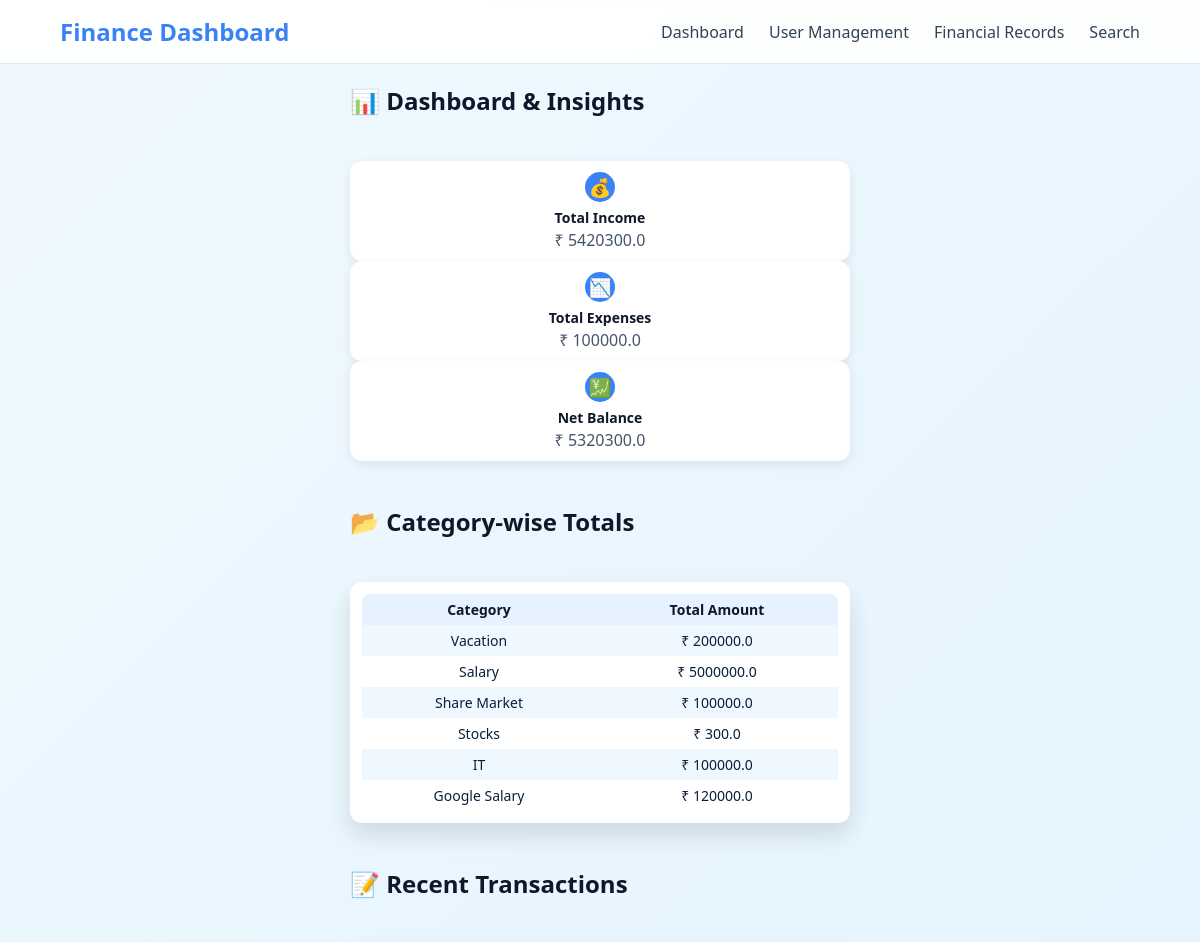
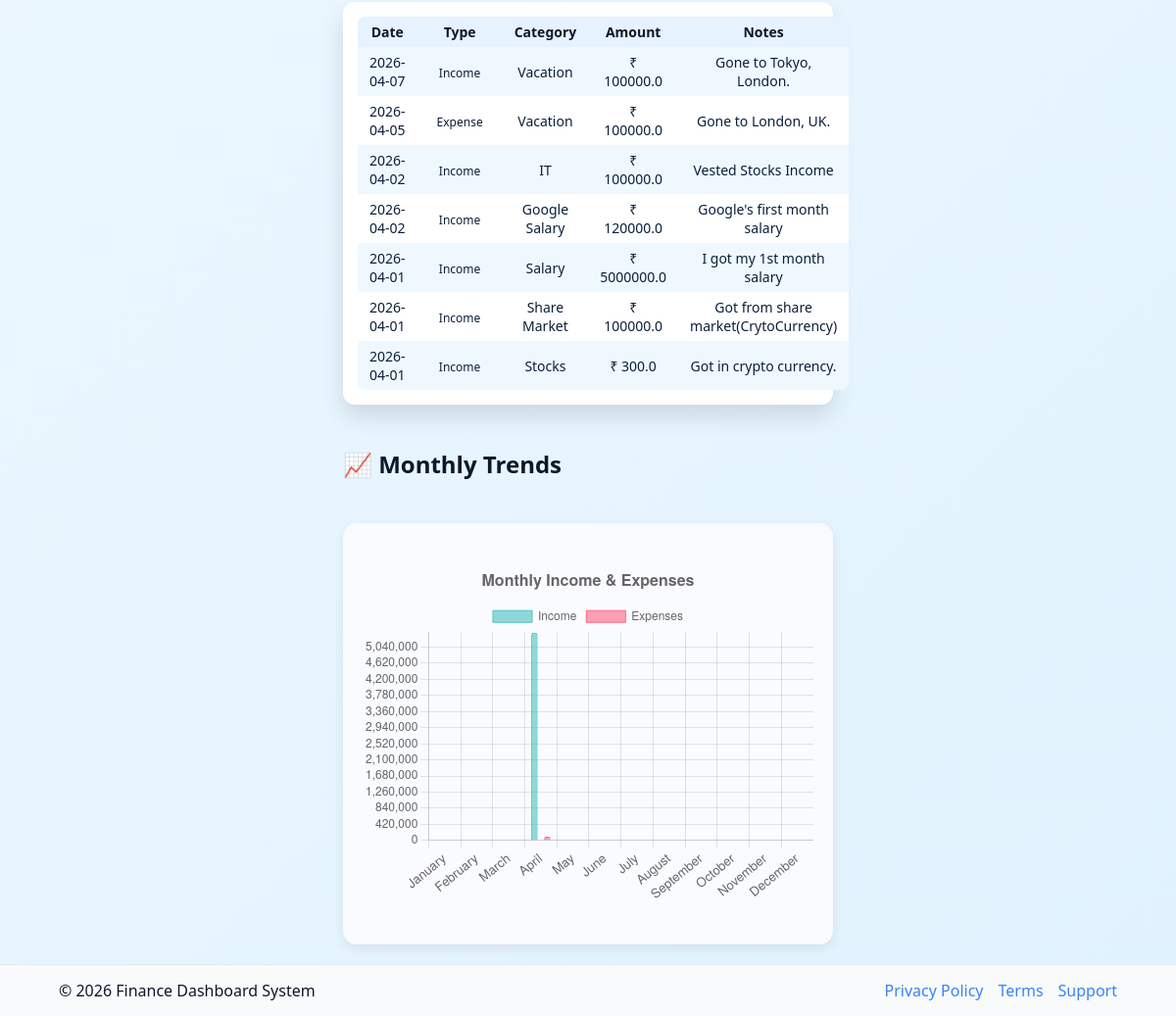
Screenshot of /admin/insights (signed in) with the database file from the repository (2 pictures, top to bottom).
### app/models.py (models this page shows)
class Record(db.Model):
    id = db.Column(db.Integer, primary_key=True)
    amount = db.Column(db.Float, nullable=False)
    type = db.Column(db.String(10), nullable=False)
    category = db.Column(db.String(50))
    date = db.Column(db.Date, nullable=False)
    notes = db.Column(db.String(200))
    user_id = db.Column(db.Integer, db.ForeignKey("user.id"))
    user_id = db.Column(db.Integer, db.ForeignKey("user.id"))
    user = db.relationship("User", back_populates="records")

### app/routes.py (the view)
            def decorated(*args, **kwargs):
                if "role" not in session:
                    return redirect(url_for("login"))
                if session["role"] not in allowed_roles:
                    flash("Access denied!", "error")
                    return redirect(url_for("home"))
                return func(*args, **kwargs)

### app/templates/admin_insights.html (shortened to what this page needs)
{% extends "base.html" %}
{% block content %}
<div class="container mt-4">
    <h2 class="mb-4">📊 Dashboard & Insights</h2>
    <br>
<br>
<div class="row g-3">
    <div class="col-lg-4 col-md-6 col-sm-12">
        <div class="card dashboard-card small-card bg-success text-white">
            <div class="icon-circle">💰</div>
            <h5>Total Income</h5>
            <p>₹ {{ total_income }}</p>
        </div>
    </div>
    <div class="col-lg-4 col-md-6 col-sm-12">
        <div class="card dashboard-card small-card bg-danger text-white">
            <div class="icon-circle">📉</div>
            <h5>Total Expenses</h5>
            <p>₹ {{ total_expenses }}</p>
        </div>
    </div>
    <div class="col-lg-4 col-md-12 col-sm-12">
        <div class="card dashboard-card small-card bg-info text-white">
            <div class="icon-circle">💹</div>
            <h5>Net Balance</h5>
            <p>₹ {{ net_balance }}</p>
        </div>
    </div>
</div>
<br>
<br>
    <div class="mt-5">
        <h2 class="mb-3">📂 Category-wise Totals</h2>
        <br>
<br>
        <div class="card category-card shadow-sm p-2">
            <div class="table-responsive">
                <table class="table table-borderless table-hover mb-0">
                    <thead class="table-light">
                        <tr>
                            <th class="py-2">Category</th>
                            <th class="py-2 text-end">Total Amount</th>
                        </tr>
                    </thead>
                    <tbody>
                        {% for category, total in category_totals.items() %}
                        <tr>
                            <td class="py-2">{{ category }}</td>
                            <td class="py-2 text-end">₹ {{ total }}</td>
                        </tr>
                        {% endfor %}
                    </tbody>
                </table>
            </div>
        </div>
    </div>
    <br>
<br>
    <div class="mt-5">
        <h2 class="mb-3">📝 Recent Transactions</h2>
<br><br>
<div class="card recent-card shadow-sm p-3">
    <div class="table-responsive">
        <table class="table table-borderless table-hover mb-0">
            <thead class="table-light">
                <tr>
                    <th>Date</th>
                    <th>Type</th>
                    <th>Category</th>
                    <th class="text-end">Amount</th>
                    <th>Notes</th>
                </tr>
            </thead>
            <tbody>
                {% for record in recent_records %}
                <tr>
                    <td data-label="Date">{{ record.date.strftime("%Y-%m-%d") }}</td>
                    <td data-label="Type">
                        {% if record.type == 'income' %}
                            <span class="badge bg-success">Income</span>
                        {% else %}
                            <span class="badge bg-danger">Expense</span>
                        {% endif %}
                    </td>
                    <td data-label="Category">{{ record.category }}</td>
                    <td data-label="Amount" class="text-end">
                        ₹ {{ record.amount }}
                    </td>
                    <td data-label="Notes">{{ record.notes }}</td>
                </tr>
                {% endfor %}
            </tbody>
        </table>
    </div>
</div>
    <br>
<br>
    <div class="mt-5">
        <h2 class="mb-3">📈 Monthly Trends</h2>
        <br>
<br>
        <div class="card shadow-sm p-4 monthly-chart-card">
            <canvas id="monthlyChart" style="width:100%; height:350px;"></canvas>
        </div>
    </div>
</div>
{% block scripts %}
<script>
document.addEventListener("DOMContentLoaded", function() {
    const ctx = document.getElementById('monthlyChart').getContext('2d');
    const months = {{ monthly_income.keys()|list|tojson }};
    const incomeData = {{ monthly_income.values()|list|tojson }};
    const expenseData = {{ monthly_expense.values()|list|tojson }};
    new Chart(ctx, {
        type: 'bar',
        data: {
            labels: months,
            datasets: [
                {
                    label: 'Income',
                    data: incomeData.map(x => x || 0),
                    backgroundColor: 'rgba(75, 192, 192, 0.6)',
                    borderColor: 'rgba(75, 192, 192, 1)',
                    borderWidth: 1,
                    borderRadius: 4,
                    barPercentage: 0.5
                },
                {
                    label: 'Expenses',
                    data: expenseData.map(x => x || 0),
                    backgroundColor: 'rgba(255, 99, 132, 0.6)',
                    borderColor: 'rgba(255, 99, 132, 1)',
                    borderWidth: 1,
                    borderRadius: 4,
                    barPercentage: 0.5
                }
            ]
        },
        options: {
            responsive: true,
            maintainAspectRatio: false,
            plugins: {
                legend: { position: 'top' },
                title: { display: true, text: 'Monthly Income & Expenses', font: { size: 16 } },
                tooltip: { mode: 'index', intersect: false }
            },
            scales: {
                y: { beginAtZero: true, ticks: { stepSize: 500 } },
                x: { ticks: { font: { size: 13 } } }
            }
        }
    });
});
</script>
{% endblock %}
{% endblock %}

### app/templates/base.html (style rules this page uses)
* { margin: 0; padding: 0; box-sizing: border-box; }
html, body { height: 100%; width: 100%; overflow-x: hidden; font-family: 'Segoe UI', sans-serif; background: linear-gradient(135deg, #F0F9FF, #E0F2FE); color: #0F172A; }
body { display: flex; flex-direction: column; min-height: 100vh; }
.card { width: 100%; background: white; border-radius: 20px; padding: 40px 20px; text-align: center; box-shadow: 0 12px 25px rgba(0,0,0,0.12); transition: 0.3s; }
.icon-circle { width: 100px; height: 100px; border-radius: 50%; background: #3B82F6; color: white; display: flex; justify-content: center; align-items: center; font-size: 50px; margin: 0 auto 25px; }
.card p { color: #475569; margin-bottom: 20px; }

### app/templates/admin_insights.html (style rules this page uses)
.dashboard-card.small-card { padding: 8px 10px; min-height: 100px; }
.dashboard-card.small-card .icon-circle { width: 30px; height: 30px; font-size: 18px; margin-bottom: 6px; }
.dashboard-card.small-card h5 { font-size: 14px; margin-bottom: 2px; }
.dashboard-card.small-card p { font-size: 16px; margin-bottom: 0; }
.dashboard-card { padding: 12px 15px; display: flex; flex-direction: column; justify-content: center; align-items: center; text-align: center; border-radius: 12px; box-shadow: 0 4px 12px rgba(0,0,0,0.08); max-width: 100%; }
.dashboard-card .icon-circle { width: 40px; height: 40px; font-size: 22px; margin-bottom: 8px; }
.dashboard-card h5 { margin-bottom: 4px; font-size: 16px; }
.dashboard-card p { margin-bottom: 0; font-size: 18px; }
.category-card, .recent-card { padding: 12px; border-radius: 12px; max-width: 1000px; margin: 0 auto; }
.category-card table, .recent-card table { width: 100%; border-radius: 8px; overflow: hidden; border-collapse: separate; border-spacing: 0; }
.category-card .table tbody tr:nth-child(odd), .recent-card .table tbody tr:nth-child(odd) { background-color: #f0f8ff; }
.category-card .table tbody tr:nth-child(even), .recent-card .table tbody tr:nth-child(even) { background-color: #ffffff; }
.category-card .table th, .category-card .table td, .recent-card .table th, .recent-card .table td { font-size: 14px; padding: 6px 12px; vertical-align: middle; }
.category-card .table th, .recent-card .table th { font-weight: 600; background-color: #e6f2ff; }
.category-card .table td, .recent-card .table td { color: #0b1f3a; }
.badge { font-size: 12px; padding: 4px 8px; border-radius: 12px; }
.monthly-chart-card { border-radius: 14px; background-color: #f9fbff; max-width: 900px; margin: 0 auto; box-shadow: 0 4px 12px rgba(0,0,0,0.08); }
.recent-card { padding: 15px; border-radius: 12px; max-width: 1000px; margin: 0 auto; }
.recent-card table { width: 100%; border-radius: 8px; overflow: hidden; }
.recent-card thead { background-color: #e6f2ff; }
.recent-card th { font-weight: 600; font-size: 14px; padding: 10px; }
.recent-card td { font-size: 14px; padding: 10px; vertical-align: middle; }
.recent-card tbody tr:nth-child(odd) { background-color: #f0f8ff; }
.recent-card tbody tr:nth-child(even) { background-color: #ffffff; }
@media (max-width: 1200px) { .dashboard-card h5 { font-size: 15px; } }
@media (max-width: 1200px) { .dashboard-card p { font-size: 16px; } }

### rows the page displays
Record: category "Vacation", total "200000.0", date "2026-04-07", type "Income", amount "100000.0", notes "Gone to Tokyo, London."
Record: category "Salary", amount "5000000.0", date "2026-04-01", type "Income", notes "I got my 1st month salary"
Record: category "Share Market", amount "100000.0", date "2026-04-01", type "Income", notes "Got from share market(CrytoCurrency)"
Record: category "Stocks", amount "300.0", date "2026-04-01", type "Income", notes "Got in crypto currency."
Record: category "IT", amount "100000.0", date "2026-04-02", type "Income", notes "Vested Stocks Income"
Record: category "Google Salary", amount "120000.0", date "2026-04-02", type "Income", notes "Google's first month salary"
Record: date "2026-04-05", type "Expense", category "Vacation", amount "100000.0", notes "Gone to London, UK."

### other values shown
{{ total_income }} "5420300.0"
{{ total_expenses }} "100000.0"
{{ net_balance }} "5320300.0"
chart data {{ monthly_income.keys()|list|tojson }} ["January", "February", "March", "April", "May", "June", "July", "August", "September", "October", "November", "December"]
chart data {{ monthly_income.values()|list|tojson }} [0, 0, 0, 5420300.0, 0, 0, 0, 0, 0, 0, 0, 0]
chart data {{ monthly_expense.values()|list|tojson }} [0, 0, 0, 100000.0, 0, 0, 0, 0, 0, 0, 0, 0]
